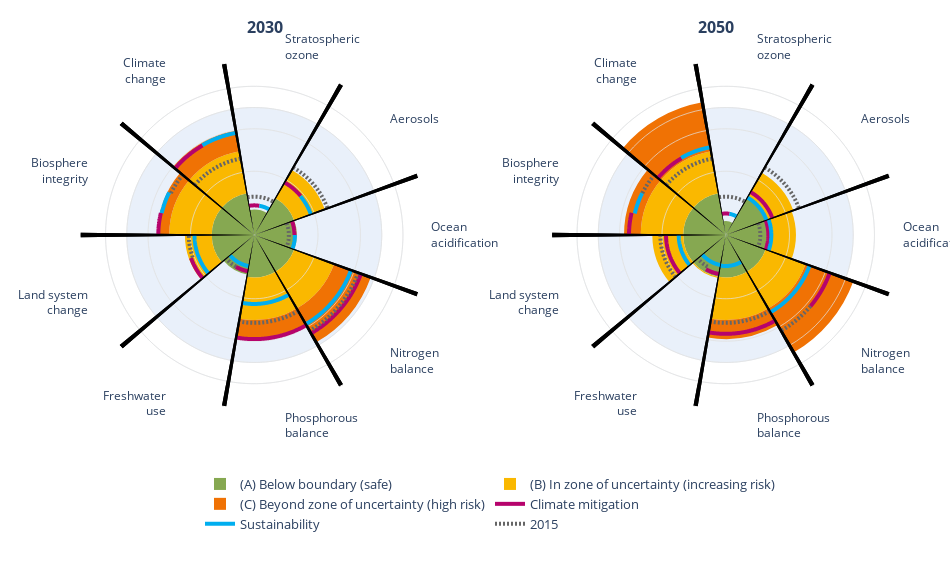

Notebook code cell kept with this figure:
### Code cell
def make_fig3(with_nexus=False):

    n_x, n_y = 2, 1

    fig3 = make_subplots(n_y, n_x, subplot_titles=("<b>2030</b>", "<b>2050</b>"))

    max_val = 4.1
    bg_limit = 3

    padding = 0.15

    # colors = [colors_PBL[i] for i in [6,2,5,0]]
    # colors = [colors_PBL[i] for i in [2, 0, 1]]
    colors = [colors_PBL[2], colors_PBL[0], '#666', '#00FF00']
    dashes = ['solid', 'solid', '2px 2px', 'solid']

    extra_layout1 = add_pb_subplot(data_mitig, "SSP2 (2030)", fig3, 'polar', 'polar2', range_x(1, n_x, padding=padding), range_y(1, n_y, padding=padding), max_val=max_val, bg_limit=bg_limit, show_safety_grid=False)

    columns_2030 = ["Mitigation (2030)", "Sustainability (2030)", "2015"]
    if with_nexus:
        columns_2030 += ["Sustainability* (2030)"]

    extra_layout1 = add_pb_subplot_lines(
        data_mitig.loc[
            :, columns_2030
        ].rename(
            columns={
                "Mitigation (2030)": "Climate mitigation",
                "Sustainability (2030)": "Sustainability",
            }
        ),
        # data_mitig.loc[:,'SSP2 (2030)':],
        None,
        fig3,
        "polar",
        "polar2",
        range_x(1, n_x, padding=padding),
        range_y(1, n_y, padding=padding),
        max_val=max_val,
        bg_limit=bg_limit,
        ticks=None,
        colors=colors,
        dashes=dashes,
        ref_color="#CCC",
        showbg=False, show_safety_grid=False,
    )

    add_pb_subplot(data_mitig, "SSP2 (2050)", fig3, 'polar3', 'polar4', range_x(2, n_x, padding=padding), range_y(1, n_y, padding=padding), max_val=max_val, bg_limit=bg_limit, show_safety_grid=False)
    columns_2050 = ["Mitigation (2050)", "Sustainability (2050)", "2015"]
    if with_nexus:
        columns_2050 += ["Sustainability* (2050)"]

    extra_layout2 = add_pb_subplot_lines(
        data_mitig.loc[:, columns_2050],
        None,
        fig3,
        "polar3",
        "polar4",
        range_x(2, n_x, padding=padding),
        range_y(1, n_y, padding=padding),
        max_val=max_val,
        bg_limit=bg_limit,
        ticks=None,
        colors=colors,
        dashes=dashes,
        showbg=False,
        ref_color="#CCC", show_safety_grid=False,
    )


    fig3.update_layout(
        **extra_layout1,
        **extra_layout2,
        height=580,
        width=950,
        margin={"b": 150, "l": 80, "t": 40, "r": 50},
        # legend={'orientation': 'v', 'y': 0.5}
        legend={"orientation": "h", "x": 0.5, "xanchor": "center", "font_size": 13},
    )
    return fig3

fig3 = make_fig3()
fig3
